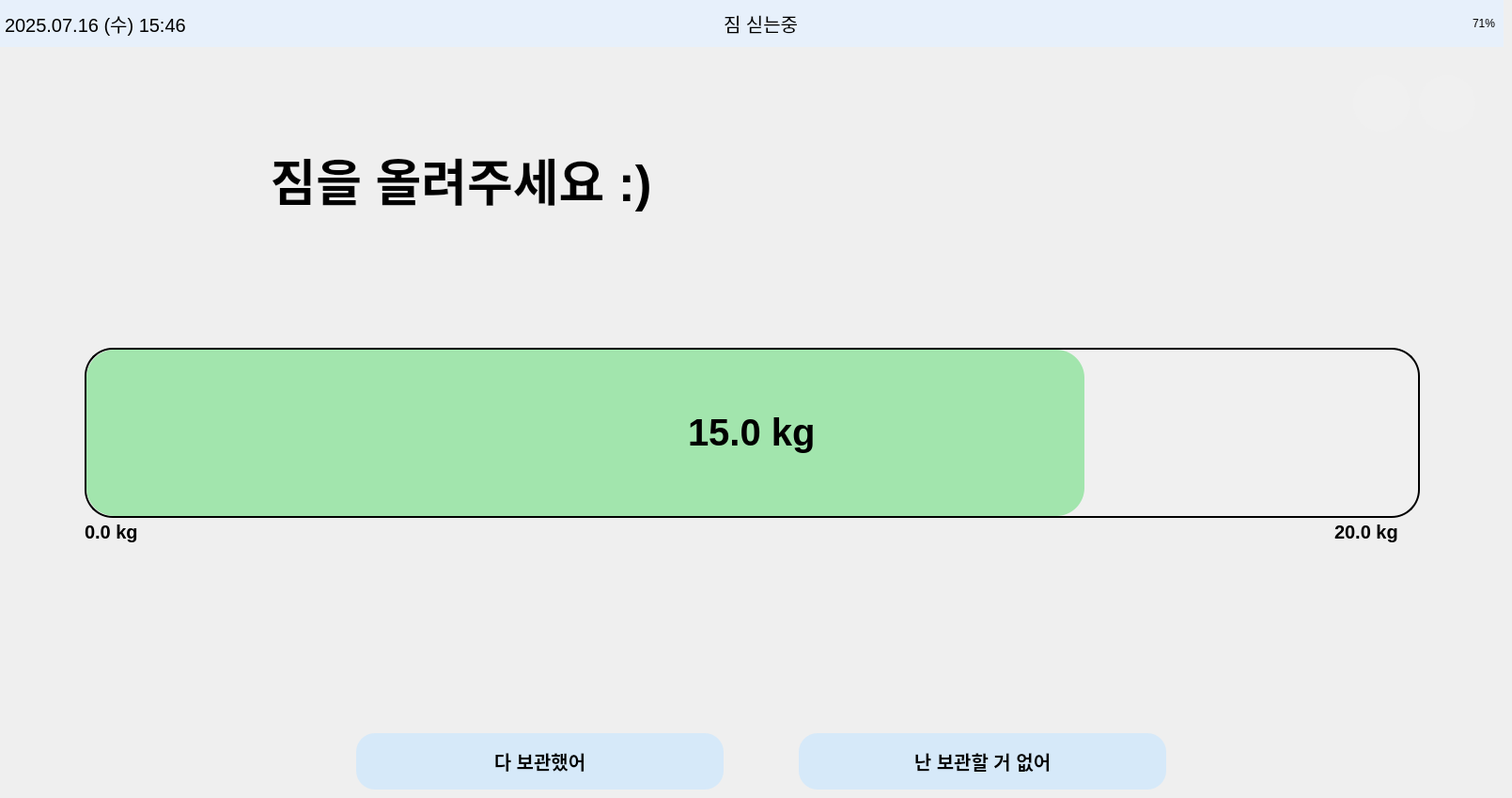
    <widget class="QWidget" name="page_loading">
     <widget class="QFrame" name="topbar4">
      <property name="geometry">
       <rect>
        <x>0</x>
        <y>0</y>
        <width>1600</width>
        <height>50</height>
       </rect>
      </property>
      <property name="palette">
       <palette>
        <active>
         <colorrole role="Button">
          <brush brushstyle="SolidPattern">
           <color alpha="255">
            <red>231</red>
            <green>240</green>
            <blue>251</blue>
           </color>
          </brush>
         </colorrole>
         <colorrole role="Base">
          <brush brushstyle="SolidPattern">
           <color alpha="255">
            <red>231</red>
            <green>240</green>
            <blue>251</blue>
           </color>
          </brush>
         </colorrole>
         <colorrole role="Window">
          <brush brushstyle="SolidPattern">
           <color alpha="255">
            <red>231</red>
            <green>240</green>
            <blue>251</blue>
           </color>
          </brush>
         </colorrole>
        </active>
        <inactive>
         <colorrole role="Button">
          <brush brushstyle="SolidPattern">
           <color alpha="255">
            <red>231</red>
            <green>240</green>
            <blue>251</blue>
           </color>
          </brush>
         </colorrole>
         <colorrole role="Base">
          <brush brushstyle="SolidPattern">
           <color alpha="255">
            <red>231</red>
            <green>240</green>
            <blue>251</blue>
           </color>
          </brush>
         </colorrole>
         <colorrole role="Window">
          <brush brushstyle="SolidPattern">
           <color alpha="255">
            <red>231</red>
            <green>240</green>
            <blue>251</blue>
           </color>
          </brush>
         </colorrole>
        </inactive>
        <disabled>
         <colorrole role="Button">
          <brush brushstyle="SolidPattern">
           <color alpha="255">
            <red>231</red>
            <green>240</green>
            <blue>251</blue>
           </color>
          </brush>
         </colorrole>
         <colorrole role="Base">
          <brush brushstyle="SolidPattern">
           <color alpha="255">
            <red>231</red>
            <green>240</green>
            <blue>251</blue>
           </color>
          </brush>
         </colorrole>
         <colorrole role="Window">
          <brush brushstyle="SolidPattern">
           <color alpha="255">
            <red>231</red>
            <green>240</green>
            <blue>251</blue>
           </color>
          </brush>
         </colorrole>
        </disabled>
       </palette>
      </property>
      <property name="styleSheet">
       <string>background-color: #e7f0fb;</string>
      </property>
      <widget class="QLabel" name="label_datetime4">
       <property name="geometry">
        <rect>
         <x>5</x>
         <y>0</y>
         <width>331</width>
         <height>50</height>
        </rect>
       </property>
       <property name="font">
        <font>
         <pointsize>15</pointsize>
        </font>
       </property>
       <property name="text">
        <string>2025.07.16 (수) 15:46</string>
       </property>
      </widget>
      <widget class="QLabel" name="label_battery4">
       <property name="geometry">
        <rect>
         <x>1470</x>
         <y>0</y>
         <width>121</width>
         <height>50</height>
        </rect>
       </property>
       <property name="text">
        <string>71%</string>
       </property>
       <property name="alignment">
        <set>Qt::AlignRight|Qt::AlignTrailing|Qt::AlignVCenter</set>
       </property>
      </widget>
      <widget class="QLabel" name="label_status4">
       <property name="geometry">
        <rect>
         <x>770</x>
         <y>0</y>
         <width>141</width>
         <height>50</height>
        </rect>
       </property>
       <property name="font">
        <font>
         <pointsize>15</pointsize>
         <weight>50</weight>
         <bold>false</bold>
        </font>
       </property>
       <property name="text">
        <string>짐 싣는중</string>
       </property>
      </widget>
      <widget class="QLabel" name="label_image4">
       <property name="geometry">
        <rect>
         <x>690</x>
         <y>0</y>
         <width>71</width>
         <height>50</height>
        </rect>
       </property>
       <property name="text">
        <string/>
       </property>
       <property name="pixmap">
        <pixmap>icon/짐 싣는중.png</pixmap>
       </property>
       <property name="scaledContents">
        <bool>true</bool>
       </property>
      </widget>
     </widget>
     <widget class="QLabel" name="label_end_load4">
      <property name="geometry">
       <rect>
        <x>-10</x>
        <y>100</y>
        <width>1001</width>
        <height>181</height>
       </rect>
      </property>
      <property name="font">
       <font>
        <pointsize>40</pointsize>
        <weight>75</weight>
        <bold>true</bold>
       </font>
      </property>
      <property name="text">
       <string>짐을 올려주세요 :)</string>
      </property>
      <property name="alignment">
       <set>Qt::AlignCenter</set>
      </property>
     </widget>
     <widget class="QPushButton" name="btn_back4">
      <property name="geometry">
       <rect>
        <x>1510</x>
        <y>80</y>
        <width>60</width>
        <height>60</height>
       </rect>
      </property>
      <property name="palette">
       <palette>
        <active>
         <colorrole role="Button">
          <brush brushstyle="SolidPattern">
           <color alpha="255">
            <red>240</red>
            <green>240</green>
            <blue>240</blue>
           </color>
          </brush>
         </colorrole>
         <colorrole role="Base">
          <brush brushstyle="SolidPattern">
           <color alpha="255">
            <red>240</red>
            <green>240</green>
            <blue>240</blue>
           </color>
          </brush>
         </colorrole>
         <colorrole role="Window">
          <brush brushstyle="SolidPattern">
           <color alpha="255">
            <red>240</red>
            <green>240</green>
            <blue>240</blue>
           </color>
          </brush>
         </colorrole>
        </active>
        <inactive>
         <colorrole role="Button">
          <brush brushstyle="SolidPattern">
           <color alpha="255">
            <red>240</red>
            <green>240</green>
            <blue>240</blue>
           </color>
          </brush>
         </colorrole>
         <colorrole role="Base">
          <brush brushstyle="SolidPattern">
           <color alpha="255">
            <red>240</red>
            <green>240</green>
            <blue>240</blue>
           </color>
          </brush>
         </colorrole>
         <colorrole role="Window">
          <brush brushstyle="SolidPattern">
           <color alpha="255">
            <red>240</red>
            <green>240</green>
            <blue>240</blue>
           </color>
          </brush>
         </colorrole>
        </inactive>
        <disabled>
         <colorrole role="Button">
          <brush brushstyle="SolidPattern">
           <color alpha="255">
            <red>240</red>
            <green>240</green>
            <blue>240</blue>
           </color>
          </brush>
         </colorrole>
         <colorrole role="Base">
          <brush brushstyle="SolidPattern">
           <color alpha="255">
            <red>240</red>
            <green>240</green>
            <blue>240</blue>
           </color>
          </brush>
         </colorrole>
         <colorrole role="Window">
          <brush brushstyle="SolidPattern">
           <color alpha="255">
            <red>240</red>
            <green>240</green>
            <blue>240</blue>
           </color>
          </brush>
         </colorrole>
        </disabled>
       </palette>
      </property>
      <property name="styleSheet">
       <string notr="true">QPushButton {
    border: none;
    border-radius: 30px;
    background-color: #F0F0F0;
}</string>
      </property>
      <property name="text">
       <string/>
      </property>
      <property name="icon">
       <iconset>
        <normaloff>icon/back.png</normaloff>icon/back.png</iconset>
      </property>
      <property name="iconSize">
       <size>
        <width>40</width>
        <height>40</height>
       </size>
      </property>
     </widget>
     <widget class="QPushButton" name="btn_home4">
      <property name="geometry">
       <rect>
        <x>1440</x>
        <y>80</y>
        <width>60</width>
        <height>60</height>
       </rect>
      </property>
      <property name="palette">
       <palette>
        <active>
         <colorrole role="Button">
          <brush brushstyle="SolidPattern">
           <color alpha="255">
            <red>240</red>
            <green>240</green>
            <blue>240</blue>
           </color>
          </brush>
         </colorrole>
         <colorrole role="Base">
          <brush brushstyle="SolidPattern">
           <color alpha="255">
            <red>240</red>
            <green>240</green>
            <blue>240</blue>
           </color>
          </brush>
         </colorrole>
         <colorrole role="Window">
          <brush brushstyle="SolidPattern">
           <color alpha="255">
            <red>240</red>
            <green>240</green>
            <blue>240</blue>
           </color>
          </brush>
         </colorrole>
        </active>
        <inactive>
         <colorrole role="Button">
          <brush brushstyle="SolidPattern">
           <color alpha="255">
            <red>240</red>
            <green>240</green>
            <blue>240</blue>
           </color>
          </brush>
         </colorrole>
         <colorrole role="Base">
          <brush brushstyle="SolidPattern">
           <color alpha="255">
            <red>240</red>
            <green>240</green>
            <blue>240</blue>
           </color>
          </brush>
         </colorrole>
         <colorrole role="Window">
          <brush brushstyle="SolidPattern">
           <color alpha="255">
            <red>240</red>
            <green>240</green>
            <blue>240</blue>
           </color>
          </brush>
         </colorrole>
        </inactive>
        <disabled>
         <colorrole role="Button">
          <brush brushstyle="SolidPattern">
           <color alpha="255">
            <red>240</red>
            <green>240</green>
            <blue>240</blue>
           </color>
          </brush>
         </colorrole>
         <colorrole role="Base">
          <brush brushstyle="SolidPattern">
           <color alpha="255">
            <red>240</red>
            <green>240</green>
            <blue>240</blue>
           </color>
          </brush>
         </colorrole>
         <colorrole role="Window">
          <brush brushstyle="SolidPattern">
           <color alpha="255">
            <red>240</red>
            <green>240</green>
            <blue>240</blue>
           </color>
          </brush>
         </colorrole>
        </disabled>
       </palette>
      </property>
      <property name="styleSheet">
       <string notr="true">QPushButton {
    border: none;
    border-radius: 30px;
    background-color: #F0F0F0;
}</string>
      </property>
      <property name="text">
       <string/>
      </property>
      <property name="icon">
       <iconset>
        <normaloff>icon/home.png</normaloff>icon/home.png</iconset>
      </property>
      <property name="iconSize">
       <size>
        <width>40</width>
        <height>40</height>
       </size>
      </property>
     </widget>
     <widget class="QProgressBar" name="weight_bar_main4">
      <property name="geometry">
       <rect>
        <x>90</x>
        <y>370</y>
        <width>1421</width>
        <height>181</height>
       </rect>
      </property>
      <property name="font">
       <font>
        <pointsize>30</pointsize>
        <weight>75</weight>
        <bold>true</bold>
       </font>
      </property>
      <property name="styleSheet">
       <string notr="true">QProgressBar {
    border: 2px solid #000000;         /* 테두리: 불투명 회색 */
    border-radius: 30px;               /* 둥글게 */
    background-color: #F0F0F0;         /* 배경: 불투명 연회색 */
    text-align: center;                /* 텍스트 중앙 정렬 */
}

QProgressBar::chunk {
    background-color: rgba(129, 224, 144, 180);  /* 초록색 chunk만 반투명 */
    border-radius: 30px;
}
</string>
      </property>
      <property name="maximum">
       <number>20000</number>
      </property>
      <property name="value">
       <number>15000</number>
      </property>
      <property name="format">
       <string>15.0 kg</string>
      </property>
     </widget>
     <widget class="QLabel" name="label_min_weight4">
      <property name="geometry">
       <rect>
        <x>90</x>
        <y>540</y>
        <width>81</width>
        <height>51</height>
       </rect>
      </property>
      <property name="font">
       <font>
        <pointsize>15</pointsize>
        <weight>75</weight>
        <bold>true</bold>
       </font>
      </property>
      <property name="text">
       <string>0.0 kg</string>
      </property>
     </widget>
     <widget class="QLabel" name="label_max_weight4">
      <property name="geometry">
       <rect>
        <x>1420</x>
        <y>540</y>
        <width>91</width>
        <height>51</height>
       </rect>
      </property>
      <property name="font">
       <font>
        <pointsize>15</pointsize>
        <weight>75</weight>
        <bold>true</bold>
       </font>
      </property>
      <property name="text">
       <string>20.0 kg</string>
      </property>
     </widget>
     <widget class="QPushButton" name="btn_end_loading4">
      <property name="geometry">
       <rect>
        <x>379</x>
        <y>780</y>
        <width>391</width>
        <height>60</height>
       </rect>
      </property>
      <property name="font">
       <font>
        <pointsize>-1</pointsize>
        <weight>75</weight>
        <bold>true</bold>
       </font>
      </property>
      <property name="styleSheet">
       <string notr="true">QPushButton {
    background-color: #d6e9f9;
    border: none;
    border-radius: 20px;  /* 숫자 키울수록 더 둥글게 */
    padding: 8px 16px;    /* 내부 여백 */
    font-size: 20px;      /* 글자 크기(선택사항) */
}
</string>
      </property>
      <property name="text">
       <string>다 보관했어</string>
      </property>
     </widget>
     <widget class="QPushButton" name="btn_deny_load4">
      <property name="geometry">
       <rect>
        <x>850</x>
        <y>780</y>
        <width>391</width>
        <height>60</height>
       </rect>
      </property>
      <property name="font">
       <font>
        <pointsize>-1</pointsize>
        <weight>75</weight>
        <bold>true</bold>
       </font>
      </property>
      <property name="styleSheet">
       <string notr="true">QPushButton {
    background-color: #d6e9f9;
    border: none;
    border-radius: 20px;  /* 숫자 키울수록 더 둥글게 */
    padding: 8px 16px;    /* 내부 여백 */
    font-size: 20px;      /* 글자 크기(선택사항) */
}
</string>
      </property>
      <property name="text">
       <string>난 보관할 거 없어</string>
      </property>
     </widget>
    </widget>
